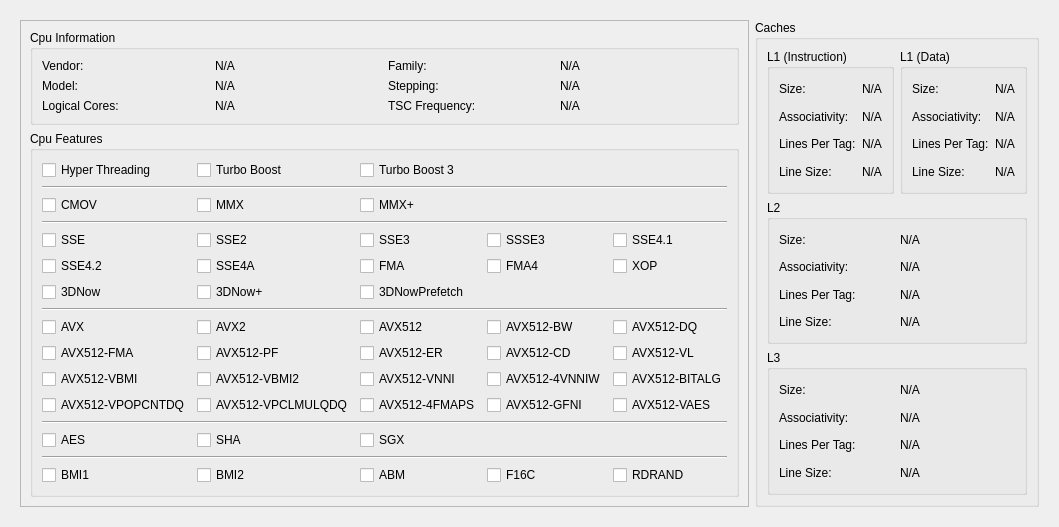
<?xml version="1.0" encoding="UTF-8"?>
<ui version="4.0">
 <class>Elpida::SystemInfoView</class>
 <widget class="QWidget" name="Elpida::SystemInfoView">
  <property name="windowTitle">
   <string>Form</string>
  </property>
  <layout class="QHBoxLayout" name="horizontalLayout_2">
   <item>
    <widget class="QWidget" name="wCpuInfoContainer" native="true">
     <property name="sizePolicy">
      <sizepolicy hsizetype="Preferred" vsizetype="Fixed">
       <horstretch>0</horstretch>
       <verstretch>0</verstretch>
      </sizepolicy>
     </property>
     <layout class="QHBoxLayout" name="horizontalLayout">
      <item>
       <widget class="QFrame" name="fCpuInfo">
        <property name="frameShape">
         <enum>QFrame::StyledPanel</enum>
        </property>
        <property name="frameShadow">
         <enum>QFrame::Raised</enum>
        </property>
        <layout class="QGridLayout" name="gridLayout">
         <item row="0" column="0">
          <widget class="QGroupBox" name="gbCpuInfo">
           <property name="title">
            <string>Cpu Information</string>
           </property>
           <layout class="QGridLayout" name="gridLayout_3">
            <item row="0" column="2">
             <widget class="QLabel" name="lblFamily">
              <property name="text">
               <string>Family:</string>
              </property>
             </widget>
            </item>
            <item row="1" column="0">
             <widget class="QLabel" name="lblModel">
              <property name="text">
               <string>Model:</string>
              </property>
             </widget>
            </item>
            <item row="2" column="3">
             <widget class="QLabel" name="lblTscFreqValue">
              <property name="text">
               <string>N/A</string>
              </property>
             </widget>
            </item>
            <item row="2" column="2">
             <widget class="QLabel" name="lblTscFreq">
              <property name="text">
               <string>TSC Frequency:</string>
              </property>
             </widget>
            </item>
            <item row="1" column="1">
             <widget class="QLabel" name="lblModelValue">
              <property name="text">
               <string>N/A</string>
              </property>
             </widget>
            </item>
            <item row="2" column="1">
             <widget class="QLabel" name="lblLogicalCoresValue">
              <property name="text">
               <string>N/A</string>
              </property>
             </widget>
            </item>
            <item row="2" column="0">
             <widget class="QLabel" name="lblLogicalCores">
              <property name="text">
               <string>Logical Cores:</string>
              </property>
             </widget>
            </item>
            <item row="1" column="3">
             <widget class="QLabel" name="lblSteppingValue">
              <property name="text">
               <string>N/A</string>
              </property>
             </widget>
            </item>
            <item row="0" column="3">
             <widget class="QLabel" name="lblFamilyValue">
              <property name="text">
               <string>N/A</string>
              </property>
             </widget>
            </item>
            <item row="0" column="0">
             <widget class="QLabel" name="lblVendor">
              <property name="text">
               <string>Vendor:</string>
              </property>
             </widget>
            </item>
            <item row="0" column="1">
             <widget class="QLabel" name="lblVendorValue">
              <property name="text">
               <string>N/A</string>
              </property>
             </widget>
            </item>
            <item row="1" column="2">
             <widget class="QLabel" name="lblStepping">
              <property name="text">
               <string>Stepping:</string>
              </property>
             </widget>
            </item>
           </layout>
          </widget>
         </item>
         <item row="2" column="0">
          <widget class="QGroupBox" name="gbCpuFreatures">
           <property name="title">
            <string>Cpu Features</string>
           </property>
           <layout class="QGridLayout" name="gridLayout_4">
            <item row="11" column="2">
             <widget class="QCheckBox" name="chkAvx512Vnni">
              <property name="text">
               <string>AVX512-VNNI</string>
              </property>
             </widget>
            </item>
            <item row="12" column="1">
             <widget class="QCheckBox" name="chkAvx512Vp2">
              <property name="text">
               <string>AVX512-VPCLMULQDQ</string>
              </property>
             </widget>
            </item>
            <item row="12" column="0">
             <widget class="QCheckBox" name="chkAvx512Vp1">
              <property name="text">
               <string>AVX512-VPOPCNTDQ</string>
              </property>
             </widget>
            </item>
            <item row="11" column="3">
             <widget class="QCheckBox" name="chkAvx5124vnniw">
              <property name="text">
               <string>AVX512-4VNNIW</string>
              </property>
             </widget>
            </item>
            <item row="12" column="4">
             <widget class="QCheckBox" name="chkAvx512Vaes">
              <property name="text">
               <string>AVX512-VAES</string>
              </property>
             </widget>
            </item>
            <item row="10" column="4">
             <widget class="QCheckBox" name="chkAvx512Vl">
              <property name="text">
               <string>AVX512-VL</string>
              </property>
             </widget>
            </item>
            <item row="10" column="1">
             <widget class="QCheckBox" name="chkAvx512pf">
              <property name="text">
               <string>AVX512-PF</string>
              </property>
             </widget>
            </item>
            <item row="10" column="2">
             <widget class="QCheckBox" name="chkAvx512er">
              <property name="text">
               <string>AVX512-ER</string>
              </property>
             </widget>
            </item>
            <item row="10" column="3">
             <widget class="QCheckBox" name="chkAvx512cd">
              <property name="text">
               <string>AVX512-CD</string>
              </property>
             </widget>
            </item>
            <item row="0" column="1">
             <widget class="QCheckBox" name="chkTurbo">
              <property name="text">
               <string>Turbo Boost</string>
              </property>
             </widget>
            </item>
            <item row="17" column="3">
             <widget class="QCheckBox" name="chkF16c">
              <property name="text">
               <string>F16C</string>
              </property>
             </widget>
            </item>
            <item row="6" column="1">
             <widget class="QCheckBox" name="chk3DNowext">
              <property name="text">
               <string>3DNow+</string>
              </property>
             </widget>
            </item>
            <item row="5" column="4">
             <widget class="QCheckBox" name="chkXop">
              <property name="text">
               <string>XOP</string>
              </property>
             </widget>
            </item>
            <item row="15" column="0">
             <widget class="QCheckBox" name="chkAes">
              <property name="text">
               <string>AES</string>
              </property>
             </widget>
            </item>
            <item row="15" column="1">
             <widget class="QCheckBox" name="chkSha">
              <property name="text">
               <string>SHA</string>
              </property>
             </widget>
            </item>
            <item row="17" column="2">
             <widget class="QCheckBox" name="chkAbm">
              <property name="text">
               <string>ABM</string>
              </property>
             </widget>
            </item>
            <item row="17" column="4">
             <widget class="QCheckBox" name="chkRdrand">
              <property name="text">
               <string>RDRAND</string>
              </property>
             </widget>
            </item>
            <item row="9" column="4">
             <widget class="QCheckBox" name="chkAvx512dq">
              <property name="text">
               <string>AVX512-DQ</string>
              </property>
             </widget>
            </item>
            <item row="10" column="0">
             <widget class="QCheckBox" name="chkAvx512Fma">
              <property name="text">
               <string>AVX512-FMA</string>
              </property>
             </widget>
            </item>
            <item row="9" column="0">
             <widget class="QCheckBox" name="chkAvx">
              <property name="text">
               <string>AVX</string>
              </property>
             </widget>
            </item>
            <item row="9" column="2">
             <widget class="QCheckBox" name="chkAvx512">
              <property name="text">
               <string>AVX512</string>
              </property>
             </widget>
            </item>
            <item row="9" column="3">
             <widget class="QCheckBox" name="chkAvx512bw">
              <property name="text">
               <string>AVX512-BW</string>
              </property>
             </widget>
            </item>
            <item row="5" column="1">
             <widget class="QCheckBox" name="chkSse4a">
              <property name="text">
               <string>SSE4A</string>
              </property>
             </widget>
            </item>
            <item row="3" column="0" colspan="5">
             <widget class="Line" name="line_2">
              <property name="orientation">
               <enum>Qt::Horizontal</enum>
              </property>
             </widget>
            </item>
            <item row="13" column="0" colspan="5">
             <widget class="Line" name="line_4">
              <property name="orientation">
               <enum>Qt::Horizontal</enum>
              </property>
             </widget>
            </item>
            <item row="2" column="1">
             <widget class="QCheckBox" name="chkMmx">
              <property name="text">
               <string>MMX</string>
              </property>
             </widget>
            </item>
            <item row="17" column="1">
             <widget class="QCheckBox" name="chkBmi2">
              <property name="text">
               <string>BMI2</string>
              </property>
             </widget>
            </item>
            <item row="6" column="2">
             <widget class="QCheckBox" name="chk3DNowPre">
              <property name="text">
               <string>3DNowPrefetch</string>
              </property>
             </widget>
            </item>
            <item row="0" column="2">
             <widget class="QCheckBox" name="chkTurbo3">
              <property name="text">
               <string>Turbo Boost 3</string>
              </property>
             </widget>
            </item>
            <item row="4" column="4">
             <widget class="QCheckBox" name="chkSse41">
              <property name="text">
               <string>SSE4.1</string>
              </property>
             </widget>
            </item>
            <item row="5" column="0">
             <widget class="QCheckBox" name="chkSse42">
              <property name="text">
               <string>SSE4.2</string>
              </property>
             </widget>
            </item>
            <item row="4" column="2">
             <widget class="QCheckBox" name="chkSse3">
              <property name="text">
               <string>SSE3</string>
              </property>
             </widget>
            </item>
            <item row="4" column="3">
             <widget class="QCheckBox" name="chkSsse3">
              <property name="text">
               <string>SSSE3</string>
              </property>
             </widget>
            </item>
            <item row="5" column="2">
             <widget class="QCheckBox" name="chkFma">
              <property name="text">
               <string>FMA</string>
              </property>
             </widget>
            </item>
            <item row="5" column="3">
             <widget class="QCheckBox" name="chkFma4">
              <property name="text">
               <string>FMA4</string>
              </property>
             </widget>
            </item>
            <item row="2" column="0">
             <widget class="QCheckBox" name="chkCmov">
              <property name="text">
               <string>CMOV</string>
              </property>
             </widget>
            </item>
            <item row="4" column="1">
             <widget class="QCheckBox" name="chkSse2">
              <property name="text">
               <string>SSE2</string>
              </property>
             </widget>
            </item>
            <item row="0" column="0">
             <widget class="QCheckBox" name="chkHyperthreading">
              <property name="text">
               <string>Hyper Threading</string>
              </property>
             </widget>
            </item>
            <item row="9" column="1">
             <widget class="QCheckBox" name="chkAvx2">
              <property name="text">
               <string>AVX2</string>
              </property>
             </widget>
            </item>
            <item row="17" column="0">
             <widget class="QCheckBox" name="chkBmi1">
              <property name="text">
               <string>BMI1</string>
              </property>
             </widget>
            </item>
            <item row="2" column="2">
             <widget class="QCheckBox" name="chkMmxExt">
              <property name="text">
               <string>MMX+</string>
              </property>
             </widget>
            </item>
            <item row="4" column="0">
             <widget class="QCheckBox" name="chkSse">
              <property name="text">
               <string>SSE</string>
              </property>
             </widget>
            </item>
            <item row="6" column="0">
             <widget class="QCheckBox" name="chk3DNow">
              <property name="text">
               <string>3DNow</string>
              </property>
             </widget>
            </item>
            <item row="7" column="0" colspan="5">
             <widget class="Line" name="line_5">
              <property name="orientation">
               <enum>Qt::Horizontal</enum>
              </property>
             </widget>
            </item>
            <item row="16" column="0" colspan="5">
             <widget class="Line" name="line_3">
              <property name="orientation">
               <enum>Qt::Horizontal</enum>
              </property>
             </widget>
            </item>
            <item row="1" column="0" colspan="5">
             <widget class="Line" name="line">
              <property name="orientation">
               <enum>Qt::Horizontal</enum>
              </property>
             </widget>
            </item>
            <item row="11" column="0">
             <widget class="QCheckBox" name="chkAvx512vbmi">
              <property name="text">
               <string>AVX512-VBMI</string>
              </property>
             </widget>
            </item>
            <item row="12" column="2">
             <widget class="QCheckBox" name="chkAvx5124fmaps">
              <property name="text">
               <string>AVX512-4FMAPS</string>
              </property>
             </widget>
            </item>
            <item row="12" column="3">
             <widget class="QCheckBox" name="chkAvx512Gfni">
              <property name="text">
               <string>AVX512-GFNI</string>
              </property>
             </widget>
            </item>
            <item row="11" column="4">
             <widget class="QCheckBox" name="chkAvx512Bitalg">
              <property name="text">
               <string>AVX512-BITALG</string>
              </property>
             </widget>
            </item>
            <item row="11" column="1">
             <widget class="QCheckBox" name="chkAvx512Vbmi2">
              <property name="text">
               <string>AVX512-VBMI2</string>
              </property>
             </widget>
            </item>
            <item row="15" column="2">
             <widget class="QCheckBox" name="chkSgx">
              <property name="text">
               <string>SGX</string>
              </property>
             </widget>
            </item>
           </layout>
          </widget>
         </item>
        </layout>
       </widget>
      </item>
      <item>
       <widget class="QGroupBox" name="gbCaches">
        <property name="title">
         <string>Caches</string>
        </property>
        <layout class="QGridLayout" name="gridLayout_9">
         <item row="2" column="0" colspan="2">
          <widget class="QGroupBox" name="gbL2">
           <property name="title">
            <string>L2</string>
           </property>
           <layout class="QGridLayout" name="gridLayout_6">
            <item row="0" column="0">
             <widget class="QLabel" name="lblL2Size">
              <property name="text">
               <string>Size:</string>
              </property>
             </widget>
            </item>
            <item row="0" column="1">
             <widget class="QLabel" name="lblL2SizeValue">
              <property name="text">
               <string>N/A</string>
              </property>
             </widget>
            </item>
            <item row="1" column="0">
             <widget class="QLabel" name="lblL2Assoc">
              <property name="text">
               <string>Associativity:</string>
              </property>
             </widget>
            </item>
            <item row="1" column="1">
             <widget class="QLabel" name="lblL2AssocValue">
              <property name="text">
               <string>N/A</string>
              </property>
             </widget>
            </item>
            <item row="2" column="0">
             <widget class="QLabel" name="lblL2Lpt">
              <property name="text">
               <string>Lines Per Tag:</string>
              </property>
             </widget>
            </item>
            <item row="2" column="1">
             <widget class="QLabel" name="lblL2LptValue">
              <property name="text">
               <string>N/A</string>
              </property>
             </widget>
            </item>
            <item row="3" column="0">
             <widget class="QLabel" name="lblL2Ls">
              <property name="text">
               <string>Line Size:</string>
              </property>
             </widget>
            </item>
            <item row="3" column="1">
             <widget class="QLabel" name="lblL2LsValue">
              <property name="text">
               <string>N/A</string>
              </property>
             </widget>
            </item>
           </layout>
          </widget>
         </item>
         <item row="0" column="0">
          <widget class="QGroupBox" name="gbL1Instruction">
           <property name="title">
            <string>L1 (Instruction)</string>
           </property>
           <layout class="QGridLayout" name="gridLayout_7">
            <item row="0" column="0">
             <widget class="QLabel" name="lblL1InstSize">
              <property name="text">
               <string>Size:</string>
              </property>
             </widget>
            </item>
            <item row="0" column="1">
             <widget class="QLabel" name="lblL1InstSizeValue">
              <property name="text">
               <string>N/A</string>
              </property>
             </widget>
            </item>
            <item row="1" column="0">
             <widget class="QLabel" name="lblL1InstAssoc">
              <property name="text">
               <string>Associativity:</string>
              </property>
             </widget>
            </item>
            <item row="1" column="1">
             <widget class="QLabel" name="lblL1InstAssocValue">
              <property name="text">
               <string>N/A</string>
              </property>
             </widget>
            </item>
            <item row="2" column="0">
             <widget class="QLabel" name="lblL1InstLpt">
              <property name="text">
               <string>Lines Per Tag:</string>
              </property>
             </widget>
            </item>
            <item row="2" column="1">
             <widget class="QLabel" name="lblL1InstLptValue">
              <property name="text">
               <string>N/A</string>
              </property>
             </widget>
            </item>
            <item row="3" column="0">
             <widget class="QLabel" name="lblL1InstLs">
              <property name="text">
               <string>Line Size:</string>
              </property>
             </widget>
            </item>
            <item row="3" column="1">
             <widget class="QLabel" name="lblL1InstLsValue">
              <property name="text">
               <string>N/A</string>
              </property>
             </widget>
            </item>
           </layout>
          </widget>
         </item>
         <item row="3" column="0" colspan="2">
          <widget class="QGroupBox" name="gbL3">
           <property name="styleSheet">
            <string notr="true"/>
           </property>
           <property name="title">
            <string>L3</string>
           </property>
           <layout class="QGridLayout" name="gridLayout_5">
            <item row="3" column="1">
             <widget class="QLabel" name="lblL3LsValue">
              <property name="text">
               <string>N/A</string>
              </property>
             </widget>
            </item>
            <item row="0" column="1">
             <widget class="QLabel" name="lblL3SizeValue">
              <property name="text">
               <string>N/A</string>
              </property>
             </widget>
            </item>
            <item row="2" column="1">
             <widget class="QLabel" name="lblL3LptValue">
              <property name="text">
               <string>N/A</string>
              </property>
             </widget>
            </item>
            <item row="3" column="0">
             <widget class="QLabel" name="lblL3Ls">
              <property name="text">
               <string>Line Size:</string>
              </property>
             </widget>
            </item>
            <item row="1" column="0">
             <widget class="QLabel" name="lblL3Assoc">
              <property name="text">
               <string>Associativity:</string>
              </property>
             </widget>
            </item>
            <item row="2" column="0">
             <widget class="QLabel" name="lblL3Lpt">
              <property name="text">
               <string>Lines Per Tag:</string>
              </property>
             </widget>
            </item>
            <item row="0" column="0">
             <widget class="QLabel" name="lblL3Size">
              <property name="text">
               <string>Size:</string>
              </property>
             </widget>
            </item>
            <item row="1" column="1">
             <widget class="QLabel" name="lblL3AssocValue">
              <property name="text">
               <string>N/A</string>
              </property>
             </widget>
            </item>
           </layout>
          </widget>
         </item>
         <item row="0" column="1">
          <widget class="QGroupBox" name="gbL1Data">
           <property name="title">
            <string>L1 (Data)</string>
           </property>
           <layout class="QGridLayout" name="gridLayout_8">
            <item row="0" column="0">
             <widget class="QLabel" name="lblL1DataSize">
              <property name="text">
               <string>Size:</string>
              </property>
             </widget>
            </item>
            <item row="0" column="1">
             <widget class="QLabel" name="lblL1DataSizeValue">
              <property name="text">
               <string>N/A</string>
              </property>
             </widget>
            </item>
            <item row="1" column="0">
             <widget class="QLabel" name="lblL1DataAssoc">
              <property name="text">
               <string>Associativity:</string>
              </property>
             </widget>
            </item>
            <item row="1" column="1">
             <widget class="QLabel" name="lblL1DataAssocValue">
              <property name="text">
               <string>N/A</string>
              </property>
             </widget>
            </item>
            <item row="2" column="0">
             <widget class="QLabel" name="lblL1DataLpt">
              <property name="text">
               <string>Lines Per Tag:</string>
              </property>
             </widget>
            </item>
            <item row="2" column="1">
             <widget class="QLabel" name="lblL1DataLptValue">
              <property name="text">
               <string>N/A</string>
              </property>
             </widget>
            </item>
            <item row="3" column="0">
             <widget class="QLabel" name="lblL1DataLs">
              <property name="text">
               <string>Line Size:</string>
              </property>
             </widget>
            </item>
            <item row="3" column="1">
             <widget class="QLabel" name="lblL1DataLsValue">
              <property name="text">
               <string>N/A</string>
              </property>
             </widget>
            </item>
           </layout>
          </widget>
         </item>
        </layout>
       </widget>
      </item>
     </layout>
    </widget>
   </item>
  </layout>
 </widget>
 <resources/>
 <connections/>
</ui>
